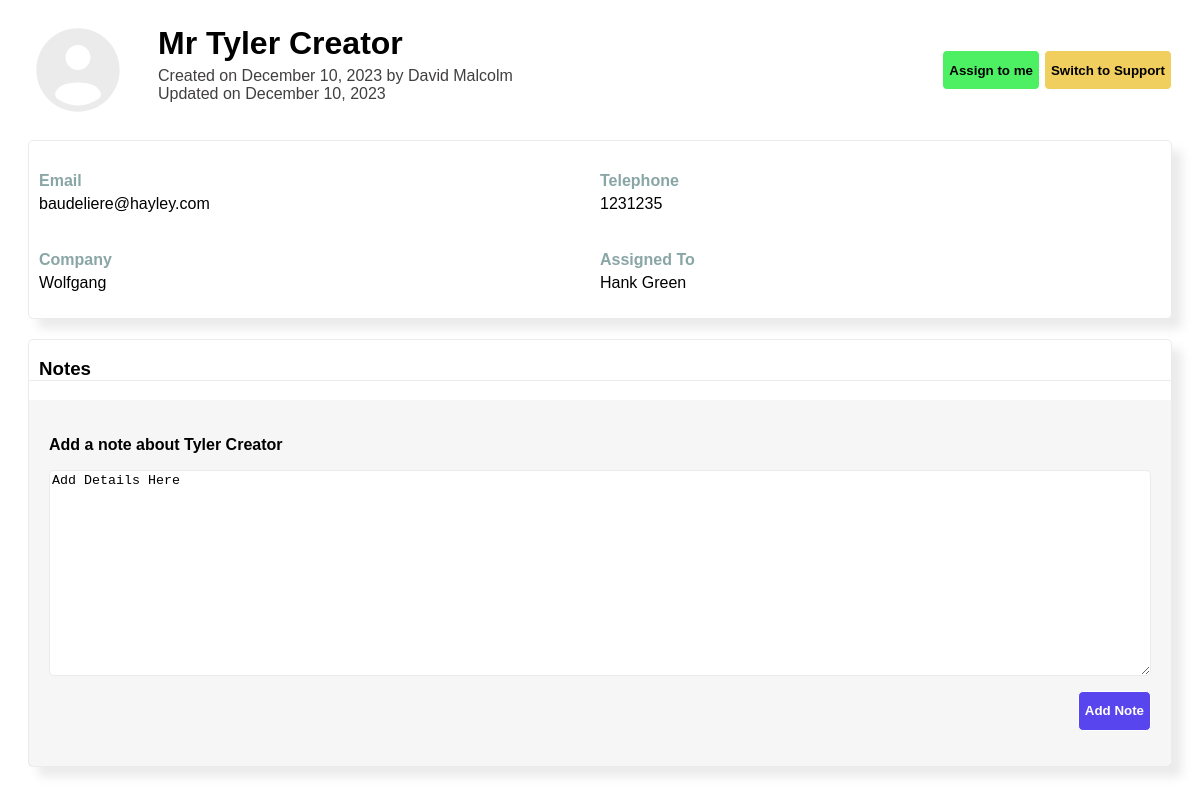
Screenshot of /contactDetail.php?mail=baudeliere@hayley.com with the database file from the repository.
### tables this page shows
CREATE TABLE `contacts` (
  `id` int(11) NOT NULL,
  `title` varchar(255) NOT NULL,
  `firstname` varchar(255) NOT NULL,
  `lastname` varchar(255) NOT NULL,
  `email` varchar(255) NOT NULL,
  `telephone` varchar(255) NOT NULL,
  `company` varchar(255) NOT NULL,
  `type` varchar(255) NOT NULL,
  `assigned_to` int(11) NOT NULL,
  `created_by` int(11) NOT NULL,
  `created_at` datetime NOT NULL,
  `updated_at` datetime NOT NULL
);

CREATE TABLE `users` (
  `id` int(11) NOT NULL,
  `firstname` varchar(255) NOT NULL,
  `lastname` varchar(255) NOT NULL,
  `password` varchar(255) NOT NULL,
  `email` varchar(255) NOT NULL,
  `role` varchar(255) NOT NULL,
  `created_at` datetime NOT NULL
);

### contactDetail.php (the view, shortened to what this page needs)
<?php
   $pdo = new PDO("mysql:host=localhost;dbname=dolphin_crm","root","");
   if (isset($_GET['mail'])){
    $email = $_GET['mail'];
   }
   $query = $pdo->prepare("SELECT id, firstname, lastname, email, title, telephone, type, company, assigned_to, created_by, DATE_FORMAT(created_at, '%m-%d-%Y') AS formatted_date, DATE_FORMAT(updated_at, '%m-%d-%Y') AS updated_date FROM contacts where email = :email");
   $query->bindParam(':email', $email);
   if ($query->execute()){
      if ($rows = $query->fetch(PDO::FETCH_ASSOC)) {
           $person = array(
                'id' => $rows['id'],
               'company' => $rows['company'],
               'title' => $rows['title'],
               'name' => $rows['firstname'] . " " . $rows['lastname'],
               'email' => $rows['email'],
               'type' => $rows['type'],
               'creater' => $rows['created_by'],
               'created' => $rows['formatted_date'],
               'updated' => $rows['updated_date'],
               'tele' => $rows['telephone'],
               'assign' => $rows['assigned_to']
           );
       }
   }
   $upperquery = $pdo->prepare("SELECT firstname, lastname FROM users where id = :id");
   $upperquery->bindParam(':id', $person['creater']);
   if ($upperquery->execute()){
      if ($rows = $upperquery->fetch(PDO::FETCH_ASSOC)) {
           $manager = array(
               'name' => $rows['firstname'] . " " . $rows['lastname'],
           );
       }
   }
   $lowerquery = $pdo->prepare("SELECT firstname, lastname FROM users where id = :id");
   $lowerquery->bindParam(':id', $person['assign']);
   if ($lowerquery->execute()){
      if ($rows = $lowerquery->fetch(PDO::FETCH_ASSOC)) {
           $assign = array(
               'name' => $rows['firstname'] . " " . $rows['lastname'],
           );
       }
   }
   $dateTimeUpdated = DateTime::createFromFormat('m-d-Y', $person['updated']);
   if ($dateTimeUpdated !== false) {
       $person['updated'] = $dateTimeUpdated->format('F j, Y');
   }
   $dateTimeCreated = DateTime::createFromFormat('m-d-Y', $person['created']);
   if ($dateTimeCreated !== false) {
       $person['created'] = $dateTimeCreated->format('F j, Y');
   }
?>
<!DOCTYPE html>
<html lang="en">
<head>
    <link rel="stylesheet" href="css/details.css">
</head>
<div id="toppings">
    <div id="Profile">
        <img src="img/user.svg" alt="Profile Picture" id="profilemg">
        <div>
            <h1><?=$person['title']?> <?=$person['name']?></h1>
            <p>Created on <?=$person['created']?> by <?=$manager['name']?></p>
            <p>Updated on <?=$person['updated']?></p>
        </div>
    </div>
    <div id="buttons">
        <button id="assign" onclick="assignMe(event)">Assign to me</button>
        <button id="switch" onclick="switchMe(event)">Switch to <?php echo (strpos($person['type'], "Support") !== false) ? "Sales Lead" : "Support"; ?></button>
    </div>
</div>
<div id="info">
    <div class="organ">
        <h4>Email</h4>
        <p id="emailer"><?=$person['email']?></p>
    </div>
    <div class="organ">
        <h4>
            Telephone
        </h4>
        <p><?=$person['tele']?></p>
    </div>
    <div class="organ">
        <h4>Company</h4>
        <p><?=$person['company']?></p>
    </div>
    <div class="organ">
        <h4>Assigned To</h4>
        <p><?=$assign['name']?></p>
    </div>
</div>
<div id="notes">
    <h3>Notes</h3>
    <div id="noteAdder">
        <h4>Add a note about <?=$person['name']?></h4>
        <textarea type="text" id="text-box" >Add Details Here</textarea>
        <button id="addNote" onclick="notePress(event)">Add Note</button>
    </div>
</div>
</html>

### css/details.css (style rules this page uses)
#Profile p { color: #413f3f; font-family: Arial, Helvetica, sans-serif; margin: 0px; }
#Profile { display: grid; grid-template-columns: 130px 1fr; }
#Profile h1 { margin: 5px 0px; padding: 0px; margin-bottom: 5px; font-family: Arial, Helvetica, sans-serif; }
#profilemg { width: 100px; }
#toppings { display: flex; justify-content: space-between; align-items: center; margin: 20px; }
#assign { height: 40px; color: black; background-color: #19ec35c4; border-radius: 5px; border: 1px solid white; font-family: Arial, Helvetica, sans-serif; font-weight: 600; background-position: 5px center; cursor: pointer; }
#switch { height: 40px; color: black; background-color: #ebba19b2; border-radius: 5px; border: 1px solid white; font-family: Arial, Helvetica, sans-serif; font-weight: 600; background-position: 5px center; cursor: pointer; }
#info { display: grid; grid-template-columns: 1fr 1fr; border: 1px solid #80808029; box-shadow: 10px 10px 10px #80808029; margin:20px; padding:10px; border-radius: 5px; }
.organ h4 { margin-bottom: 5px; font-family: Arial, Helvetica, sans-serif; color: rgba(22, 77, 77, 0.507); }
.organ p { margin-top: 0px; font-family: Arial, Helvetica, sans-serif; }
#notes { display: flex; flex-direction: column; margin:20px; border: 1px solid #80808029; border-radius: 5px; box-shadow: 10px 10px 10px #80808029; font-family: Arial, Helvetica, sans-serif; }
#notes h3 { border-bottom: 1px solid #80808029; padding-left: 10px; font-family: Arial, Helvetica, sans-serif; }
#addNote { height: 40px; color: white; background-color: #5945ED; border-radius: 5px; border: 1px solid white; font-family: Arial, Helvetica, sans-serif; font-weight: 600; background-position: 5px center; cursor: pointer; width: fit-content; justify-self: end; }
#text-box { border-radius: 5px; border: 1px solid #80808029; height:200px; margin: 0px; }
#noteAdder { display: grid; grid-template-rows: 50px 1fr 70px; gap:0px; align-items: center; padding:20px; background-color: #80808013; }

### rows the page displays
contacts: title "Mr", email "baudeliere@hayley.com", telephone "1231235", company "Wolfgang"
users: firstname+lastname "David Malcolm"
users: firstname+lastname "Hank Green"

### other values shown
$person['name'] "Tyler Creator"
$person['created'] "December 10, 2023"
$person['updated'] "December 10, 2023"
